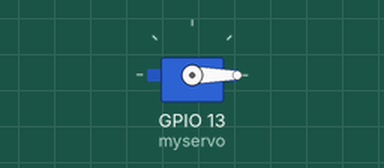
Recording of a sketch running on a simulated ESP32. Shown: servo.

Above: at 0.05 s.
At 1.95 s:
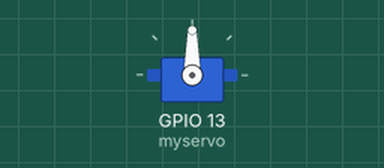
At 4.0 s:
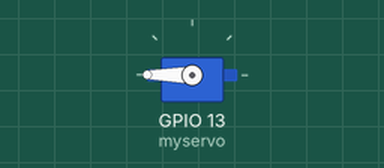
Timing chart, 0 to 5.2 s (numbered marks = the images above):
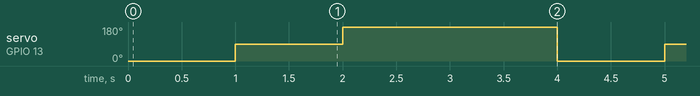

The sketch:

servo_test.ino
```cpp
#include <ESP32Servo.h>
Servo myservo; //ประกาศตัวแปรแทน Servo
void setup()
{
  myservo.attach(13); // D22 (กำหนดขาควบคุม Servo)
}
void loop()
{
  myservo.write(0); // สั่งให้ Servo หมุนไปองศาที่ 0
  delay(1000); // หน่วงเวลา 1000ms
  myservo.write(90); // สั่งให้ Servo หมุนไปองศาที่ 90
  delay(1000); // หน่วงเวลา 1000ms
  myservo.write(180); // สั่งให้ Servo หมุนไปองศาที่ 180
  delay(2000); // หน่วงเวลา 2000ms
}
```

Measured:
- by itself, servo on GPIO 13 (myservo): repeats every 4.0 s: 180° 2.0 s, 0° 1.0 s, 90° 1.0 s
